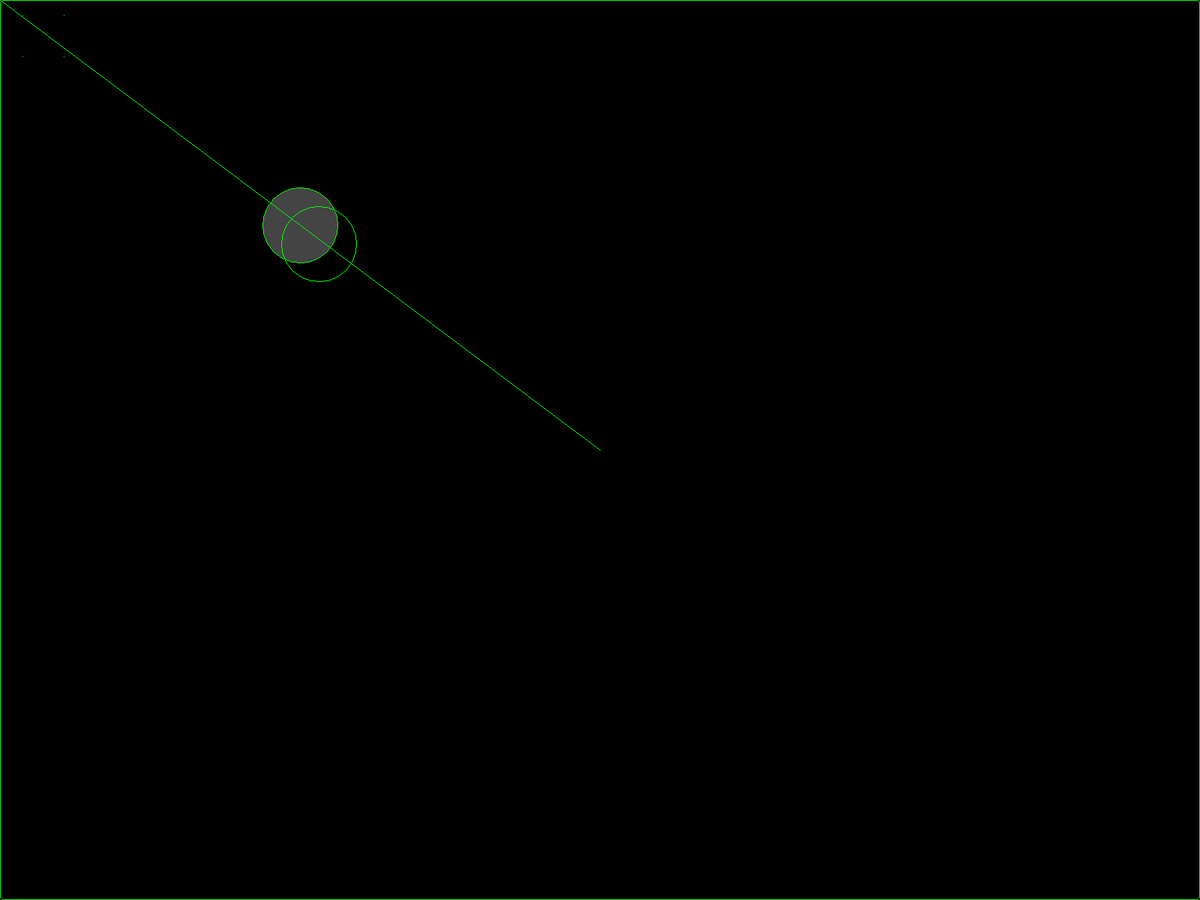
Frame 1 (no input)
Frame 60 (the mouse pressed at the canvas centre just before this capture): identical to frame 1, image omitted
Frame 120 (the mouse held since frame 60 and released just before this capture): identical to frame 1, image omitted

The Processing sketch that drew this single still picture (run headless with seeded random() and noise(); from frame 60 on, the mouse is pressed at the canvas centre):

// Processing sketch: skeleton
// ── skeleton.pde
void setup() {
	fullScreen();			// Fullscreen canvas
//	size(400, 400);			// Windowed canvas
	background(#000000);		// Background color
	stroke(#00FF00);		// Foreground color
	fill(#444444);			// Foreground fill
	noSmooth();			// Avoids antialiasing
//	noLoop();			// Avoid looping the draw() function

        ellipse(width/4, height/4, 100, 100);
        noFill();
        ellipse(width/4+25, height/4+25, 100, 100);
        rect(0, 0, width-1, height-1, 5);

        point(30, 20);
        point(85, 20);
        point(85, 75);
        point(30, 75);
}

void draw() {
        line(width/2, height/2, mouseX, mouseY);
}
